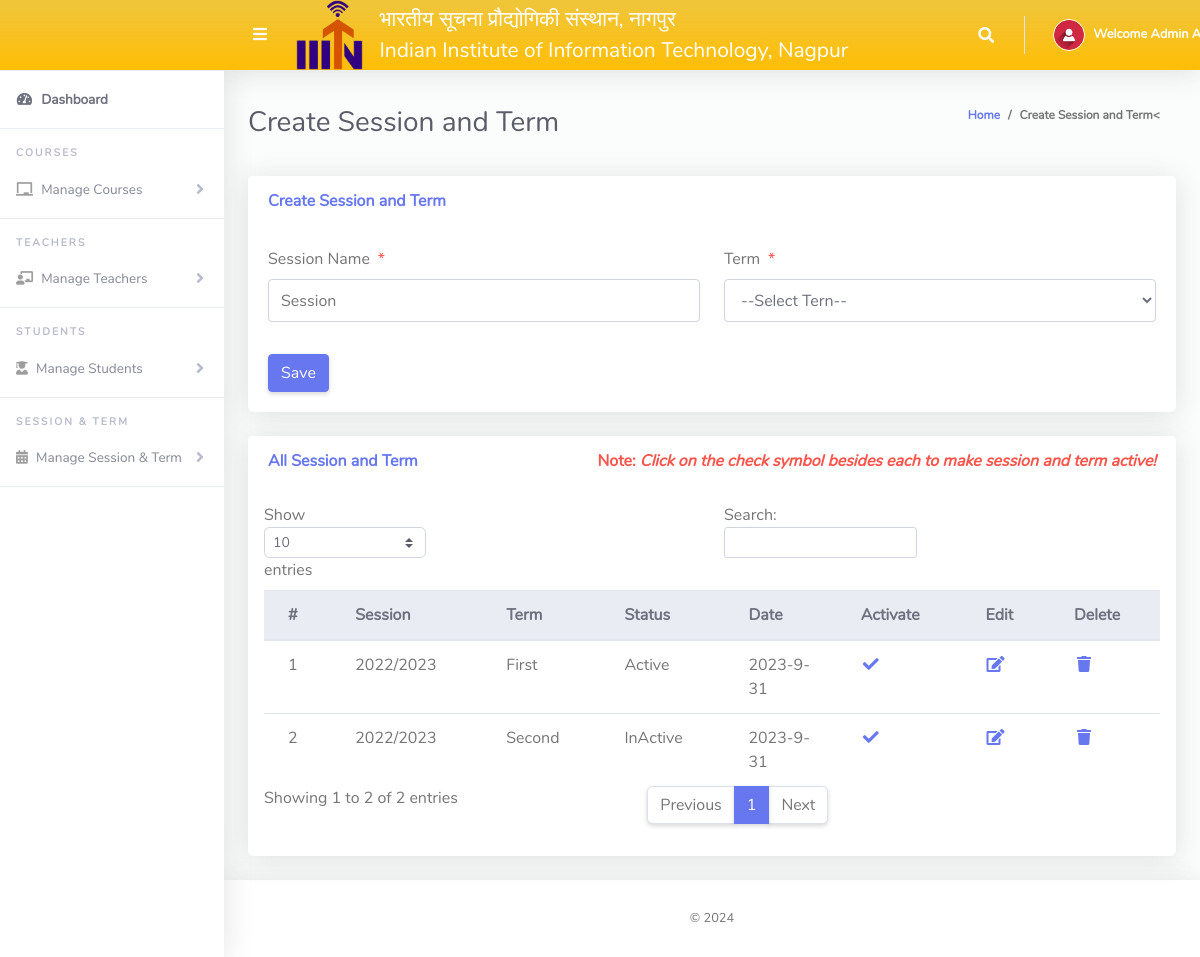
Page /Admin/createSessionTerm.php (signed in) on the committed database.
### tables this page shows
CREATE TABLE `tblsessionterm` (
  `Id` int(10) NOT NULL,
  `sessionName` varchar(50) NOT NULL,
  `termId` varchar(50) NOT NULL,
  `isActive` varchar(10) NOT NULL,
  `dateCreated` varchar(50) NOT NULL
);

CREATE TABLE `tblterm` (
  `Id` int(10) NOT NULL,
  `termName` varchar(20) NOT NULL
);

### Admin/createSessionTerm.php (the view, shortened to what this page needs)
<?php
include '../Includes/dbcon.php';
?>
<!DOCTYPE html>
<html lang="en">
<head>
  <link href="../vendor/fontawesome-free/css/all.min.css" rel="stylesheet" type="text/css">
  <link href="../vendor/bootstrap/css/bootstrap.min.css" rel="stylesheet" type="text/css">
  <link href="css/ruang-admin.min.css" rel="stylesheet">
</head>
<body id="page-top">
  <div id="wrapper">
      <?php include "Includes/sidebar.php";?>
    <div id="content-wrapper" class="d-flex flex-column">
      <div id="content">
       <?php include "Includes/topbar.php";?>
        <div class="container-fluid" id="container-wrapper">
          <div class="d-sm-flex align-items-center justify-content-between mb-4">
            <h1 class="h3 mb-0 text-gray-800">Create Session and Term</h1>
            <ol class="breadcrumb">
              <li class="breadcrumb-item"><a href="./">Home</a></li>
              <li class="breadcrumb-item active" aria-current="page">Create Session and Term<</li>
            </ol>
          </div>
          <div class="row">
            <div class="col-lg-12">
              <div class="card mb-4">
                <div class="card-header py-3 d-flex flex-row align-items-center justify-content-between">
                  <h6 class="m-0 font-weight-bold text-primary">Create Session and Term</h6>
                </div>
                <div class="card-body">
                  <form method="post">
                    <div class="form-group row mb-3">
                        <div class="col-xl-6">
                            <label class="form-control-label">Session Name<span class="text-danger ml-2">*</span></label>
                      <input type="text" class="form-control" name="sessionName" value="<?php echo $row['sessionName'];?>" id="exampleInputFirstName" placeholder="Session">
                        </div>
                        <div class="col-xl-6">
                            <label class="form-control-label">Term<span class="text-danger ml-2">*</span></label>
                              <?php
                        $qry= "SELECT * FROM tblterm ORDER BY termName ASC";
                        $result = $conn->query($qry);
                        $num = $result->num_rows;
                        if ($num > 0){
                          echo ' <select required name="termId" class="form-control mb-3">';
                          echo'<option value="">--Select Tern--</option>';
                                  echo '</select>';
                              }
                            ?>
                        </div>
                    </div>
                      <?php
                    if (isset($Id))
                    {
                    ?>
                    <button type="submit" name="update" class="btn btn-warning">Update</button>
                    &nbsp;&nbsp;&nbsp;&nbsp;&nbsp;&nbsp;&nbsp;&nbsp;&nbsp;&nbsp;
                    <?php
                    } else {
                    ?>
                    <button type="submit" name="save" class="btn btn-primary">Save</button>
                    <?php
                    }
                    ?>
                  </form>
                </div>
              </div>
                 <div class="row">
              <div class="col-lg-12">
              <div class="card mb-4">
                <div class="card-header py-3 d-flex flex-row align-items-center justify-content-between">
                  <h6 class="m-0 font-weight-bold text-primary">All Session and Term</h6>
                  <h6 class="m-0 font-weight-bold text-danger">Note: <i>Click on the check symbol besides each to make session and term active!</i></h6>
                </div>
                <div class="table-responsive p-3">
                  <table class="table align-items-center table-flush table-hover" id="dataTableHover">
                    <thead class="thead-light">
                      <tr>
                        <th>#</th>
                        <th>Session</th>
                        <th>Term</th>
                        <th>Status</th>
                        <th>Date</th>
                        <th>Activate</th>
                        <th>Edit</th>
                        <th>Delete</th>
                      </tr>
                    </thead>
                    <tbody>
                  <?php
                      $query = "SELECT tblsessionterm.Id,tblsessionterm.sessionName,tblsessionterm.isActive,tblsessionterm.dateCreated,
                      tblterm.termName
                      FROM tblsessionterm
                      INNER JOIN tblterm ON tblterm.Id = tblsessionterm.termId";
                      $rs = $conn->query($query);
                      $num = $rs->num_rows;
                      $sn=0;
                      if($num > 0)
                      {
                        while ($rows = $rs->fetch_assoc())
                          {
                            if($rows['isActive'] == '1'){$status = "Active";}else{$status = "InActive";}
                             $sn = $sn + 1;
                            echo"
                              <tr>
                                <td>".$sn."</td>
                                <td>".$rows['sessionName']."</td>
                                <td>".$rows['termName']."</td>
                                <td>".$status."</td>
                                <td>".$rows['dateCreated']."</td>
                                 <td><a href='?action=activate&Id=".$rows['Id']."'><i class='fas fa-fw fa-check'></i></a></td>
                                <td><a href='?action=edit&Id=".$rows['Id']."'><i class='fas fa-fw fa-edit'></i></a></td>
                                <td><a href='?action=delete&Id=".$rows['Id']."'><i class='fas fa-fw fa-trash'></i></a></td>
                              </tr>";
                          }
                      }
                      else
                      {
                           echo
                           "<div class='alert alert-danger' role='alert'>
                            No Record Found!
                            </div>";
                      }
                      ?>
                    </tbody>
                  </table>
                </div>
              </div>
            </div>
            </div>
          </div>
        </div>
      </div>
       <?php include "Includes/footer.php";?>
    </div>
  </div>
</body>
</html>

### Admin/Includes/topbar.php (shortened to what this page needs)
<?php
  $query = "SELECT * FROM tbladmin WHERE Id = ".$_SESSION['userId']."";
  $rs = $conn->query($query);
  $rows = $rs->fetch_assoc();
  $fullName = $rows['firstName']." ".$rows['lastName'];
?>
<nav class="navbar navbar-expand navbar-light bg-gradient-primary topbar mb-4 static-top">
  <button id="sidebarToggleTop" class="btn btn-link rounded-circle mr-3">
    <i class="fa fa-bars"></i>
  </button>
  <img src="../img/logo/iiitn.png" style="width:70px;height:70px">
          <div class="sidebar-brand-text mx-3" style="white-space: nowrap; color:white; font-size: 21px;">
              भारतीय सूचना प्रौद्योगिकी संस्थान, नागपुर<br>
              Indian Institute of Information Technology, Nagpur <br>
          </div>
          <ul class="navbar-nav ml-auto">
            <li class="nav-item dropdown no-arrow">
              <a class="nav-link dropdown-toggle" href="#" id="searchDropdown" role="button" data-toggle="dropdown"
                aria-haspopup="true" aria-expanded="false">
                <i class="fas fa-search fa-fw"></i>
              </a>
            </li>
            <li class="nav-item dropdown no-arrow">
              <a class="nav-link dropdown-toggle" href="#" id="userDropdown" role="button" data-toggle="dropdown"
                aria-haspopup="true" aria-expanded="false">
                <img class="img-profile rounded-circle" src="img/user-icn.png" style="max-width: 60px">
                <span class="ml-2 d-none d-lg-inline text-white small"><b>Welcome <?php echo $fullName;?></b></span>
              </a>
            </li>
          </ul>
        </nav>

### rows in the picture
tblsessionterm: sessionName "2022/2023", termId.termName "First", isActive "Active", dateCreated "2023-9-31"
tblsessionterm: sessionName "2022/2023", termId.termName "Second", isActive "InActive", dateCreated "2023-9-31"

### other values in the picture
$fullName "Admin…"
